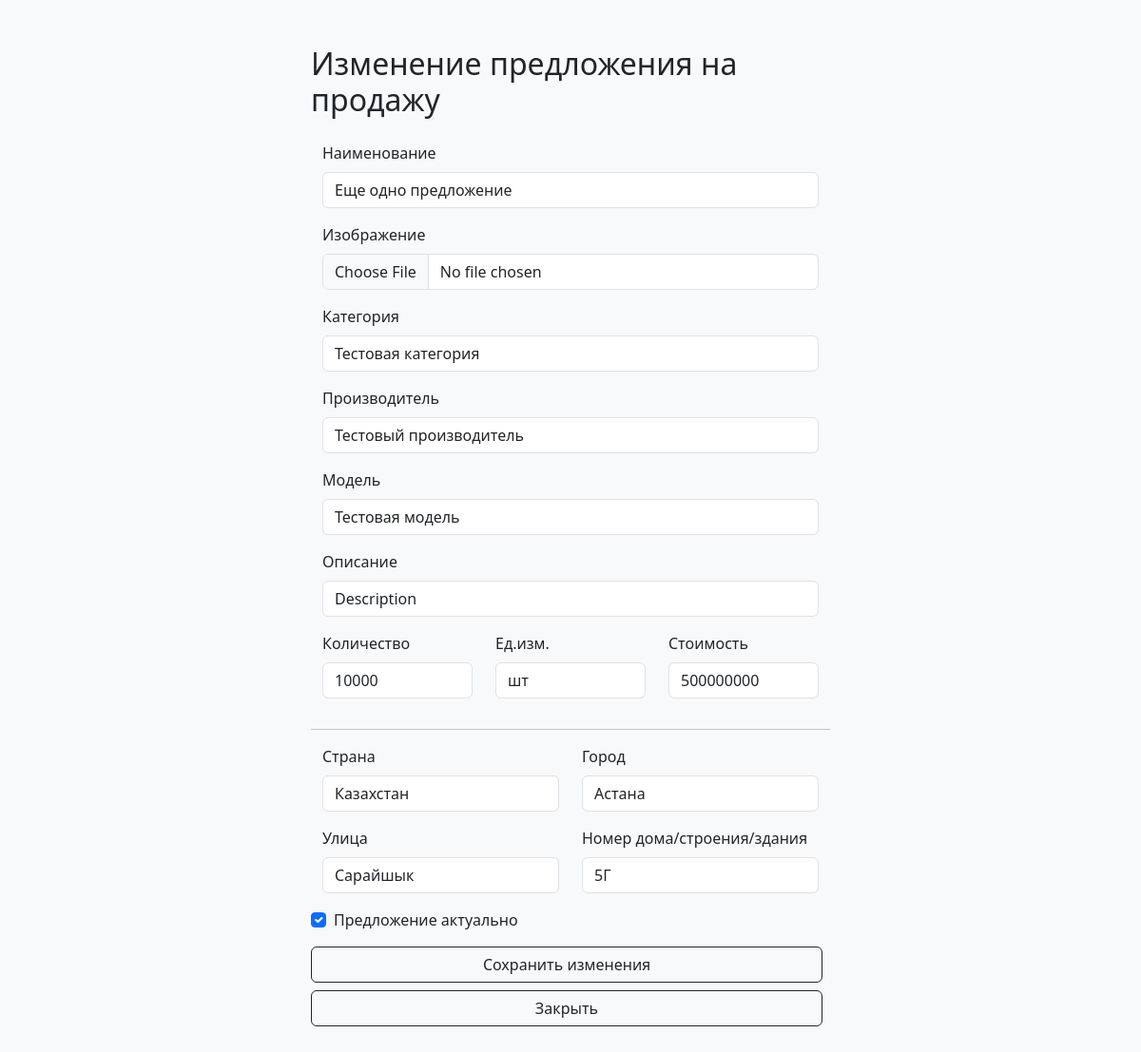
Page /edit_offer/5 (signed in) on the committed database.
### main/models.py (models this page shows, shortened)
class OfferSale(models.Model):
    title = models.CharField(max_length=64)
    image = models.ImageField(upload_to='offer_image', default='img/no_item_image.jpg')
    category = models.ForeignKey(Category, on_delete=models.CASCADE)
    description = models.TextField(null=True, blank=True)
    manufacturer = models.ForeignKey(Manufacturer, on_delete=models.CASCADE)
    offer_model = models.ForeignKey(OfferModel, on_delete=models.CASCADE)
    amount = models.PositiveIntegerField()
    unit = models.ForeignKey(Unit, on_delete=models.CASCADE)
    condition_new = models.BooleanField(default=True)
    price = models.PositiveIntegerField()
    datetime = models.DateTimeField(auto_now_add=True)
    in_active = models.BooleanField(default=True)
    salesman = models.ForeignKey(CustomUser, on_delete=models.CASCADE)
    country = models.CharField(max_length=64)
    city = models.CharField(max_length=64)
    street = models.CharField(max_length=64)
    home_number = models.CharField(max_length=64)
    class Meta:
        verbose_name = 'Предложение на продажу'
        verbose_name_plural = 'Предложения на продажу'

class Category(models.Model):
    name = models.CharField(max_length=64)
    description = models.TextField(null=True, blank=True)
    class Meta:
        verbose_name = 'Категория'
        verbose_name_plural = 'Категории'
    def __str__(self):
        return self.name

class Manufacturer(models.Model):
    name = models.CharField(max_length=128)
    description = models.TextField(null=True, blank=True)
    class Meta:
        verbose_name = 'Производитель'
        verbose_name_plural = 'Производители'
    def __str__(self):
        return self.name

class OfferModel(models.Model):
    name = models.CharField(max_length=128)
    manufacturer = models.ForeignKey(Manufacturer, on_delete=models.CASCADE)
    description = models.TextField(null=True, blank=True)
    class Meta:
        verbose_name = 'Модель'
        verbose_name_plural = 'Модели'
    def __str__(self):
        return self.name

class Unit(models.Model):
    name = models.CharField(max_length=64)
    class Meta:
        verbose_name = 'Единица измерения'
        verbose_name_plural = 'Единицы измерения'
    def __str__(self):
        return self.name

### main/views.py (the view)
# urls.py: path('edit_offer/<int:offer_id>', editOfferView, name='offer_edit_url'),
@login_required
def editOfferView(request, offer_id):
    offer = get_object_or_404(OfferSale, pk=offer_id)
    categories = Category.objects.all()
    manufacturer = Manufacturer.objects.all()
    offer_model = OfferModel.objects.all()
    unit = Unit.objects.all()
    if request.user == offer.salesman:
        if request.method == 'POST':
            form = OfferSaleChangeForm(request.POST, instance=offer)
            if form.is_valid():
                form.save()
                return redirect('offer_url', offer_id=offer_id)
        else:
            form = OfferSaleChangeForm(instance=offer)
        context = {
            'form': form,
            'offer': offer,
            'categories': categories,
            'manufacturer': manufacturer,
            'offer_model': offer_model,
            'unit': unit,
            }
        return render(request, 'offer_edit.html', context)

### main/forms.py
class OfferSaleChangeForm(forms.ModelForm):
    class Meta:
        model = OfferSale
        fields = ['title', 'image', 'category', 'description', 'manufacturer', 'offer_model', 'amount', 'unit', 'price', 'in_active', 'country', 'city', 'street', 'home_number']

### main/context_processors.py (called while the page is built)
def current_year(request):
    return {'current_year': datetime.datetime.now().year}

### templates/offer_edit.html (shortened to what this page needs)
{% load static %}
<!DOCTYPE html>
<html lang="en">
<head>
    <link rel="stylesheet" href="https://cdn.jsdelivr.net/npm/bootstrap@5.3.0/dist/css/bootstrap.min.css">
</head>
<body>
    <div class="container mt-5">
    <div class="row justify-content-center">
        <div class="col-md-6">
        <h2 class="mb-4">Изменение предложения на продажу</h2>
        <form method="post">
            <div class="container">
                <div class="row">
                    <div class="mb-3">
                        <label for="title" class="form-label">Наименование</label>
                        <input type="text" class="form-control" id="title" name="title" maxlength="64" value="{{ offer.title }}">
                    </div>
                    <div class="mb-3">
                        <label for="image" class="form-label">Изображение</label>
                        <input type="file" class="form-control" id="image" name="image">
                    </div>
                    <div class="mb-3">
                        <label for="category" class="form-label">Категория</label>
                        <select class="form-control" id="category" name="category">
                            {% for category in form.fields.category.choices %}
                            <option value="{{ offer.category.name }}" {% if category.0 == offer.category.pk %}selected{% endif %}>{{ category.1 }}</option>
                            {% endfor %}
                        </select>
                    </div>
                    <div class="mb-3">
                        <label for="manufacturer" class="form-label">Производитель</label>
                        <select class="form-control" id="manufacturer" name="manufacturer">
                            {% for manufacturer in form.fields.manufacturer.choices %}
                            <option value="{{ offer.manufacturer.name }}" {% if manufacturer.0 == offer.manufacturer.pk %}selected{% endif %}>{{ manufacturer.1 }}</option>
                            {% endfor %}
                        </select>
                    </div>
                    <div class="mb-3">
                        <label for="offer_model" class="form-label">Модель</label>
                        <select class="form-control" id="offer_model" name="offer_model">
                            {% for offer_model in form.fields.offer_model.choices %}
                            <option value="{{ offer.offer_model.name }}" {% if offer_model.0 == offer.offer_model.pk %}selected{% endif %}>{{ offer_model.1 }}</option>
                            {% endfor %}
                        </select>
                    </div>
                    <div class="mb-3">
                        <label for="description" class="form-label">Описание</label>
                        <input type="textarea" class="form-control" id="description" name="description" value="{{ offer.description }}">
                    </div>
                </div>
            </div>
            <div class="container">
                <div class="row">
                    <div class="col-md-4 mb-3">
                        <label for="amount" class="form-label">Количество</label>
                        <input type="text" class="form-control" id="amount" name="amount" maxlength="64" value="{{ offer.amount }}">
                    </div>
                    <div class="col-md-4 mb-3">
                        <label for="unit" class="form-label">Ед.изм.</label>
                        <select class="form-control" id="unit" name="unit">
                            {% for unit in form.fields.unit.choices %}
                            <option value="{{ offer.unit.name }}" {% if unit.0 == offer.unit.pk %}selected{% endif %}>{{ unit.1 }}</option>
                            {% endfor %}
                        </select>
                    </div>
                    <div class="col-md-4 mb-3">
                        <label for="price" class="form-label">Стоимость</label>
                        <input type="text" class="form-control" id="price" name="price" maxlength="64" value="{{ offer.price }}">
                    </div>
                </div>
            </div>
            <hr class="hr" />
            <div class="container">
                <div class="row">
                    <div class="col-md-6 mb-3">
                        <label for="country" class="form-label">Страна</label>
                        <input type="text" class="form-control" id="country" name="country" maxlength="64" value="{{ offer.country }}">
                    </div>
                    <div class="col-md-6 mb-3">
                        <label for="city" class="form-label">Город</label>
                        <input type="text" class="form-control" id="city" name="city" maxlength="64" value="{{ offer.city }}">
                    </div>
                    <div class="col-md-6 mb-3">
                        <label for="street" class="form-label">Улица</label>
                        <input type="text" class="form-control" id="street" name="street" maxlength="64" value="{{ offer.street }}">
                    </div>
                    <div class="col-md-6 mb-3">
                        <label for="home_number" class="form-label">Номер дома/строения/здания</label>
                        <input type="text" class="form-control" id="home_number" name="home_number" maxlength="64" value="{{ offer.home_number }}">
                    </div>
                </div>
            </div>
            <div class="mb-3">
                <div class="form-check">
                    <input class="form-check-input" type="checkbox" value="true" id="flexCheckChecked" name="in_active" checked>
                    <label class="form-check-label" for="flexCheckChecked">Предложение актуально</label>
                </div>
            </div>
            <div class="d-grid gap-2 mt-3">
                <button type="submit" class="btn btn-outline-dark me-2">Сохранить изменения</button>
                <a href="{% url 'cabinet_url'%}" class="btn btn-outline-dark me-2">Закрыть</a>
            </div>
        </form>
        </div>
    </div>
    </div>
</body>
</html>

### templates/offer_edit.html (style rules this page uses)
body { background-color: #f8f9fa; margin-bottom: 70px; }

### rows in the picture
OfferSale: title "Еще одно предложение", category "Тестовая категория", manufacturer "Тестовый производитель", offer_model "Тестовая модель", description "Description", amount "10000", unit "шт", price "500000000", country "Казахстан", city "Астана", street "Сарайшык", home_number "5Г"
